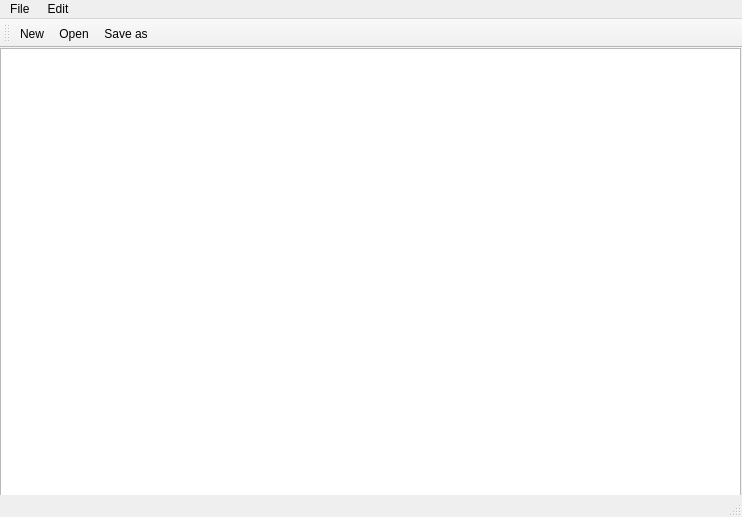
<?xml version="1.0" encoding="UTF-8"?>
<ui version="4.0">
 <class>MainWindow</class>
 <widget class="QMainWindow" name="MainWindow">
  <property name="geometry">
   <rect>
    <x>0</x>
    <y>0</y>
    <width>742</width>
    <height>517</height>
   </rect>
  </property>
  <property name="windowTitle">
   <string>MainWindow</string>
  </property>
  <widget class="QWidget" name="centralwidget">
   <widget class="QWidget" name="verticalLayoutWidget">
    <property name="geometry">
     <rect>
      <x>0</x>
      <y>0</y>
      <width>741</width>
      <height>491</height>
     </rect>
    </property>
    <layout class="QVBoxLayout" name="verticalLayout">
     <item>
      <widget class="QTextEdit" name="textEdit"/>
     </item>
    </layout>
   </widget>
  </widget>
  <widget class="QMenuBar" name="menubar">
   <property name="geometry">
    <rect>
     <x>0</x>
     <y>0</y>
     <width>742</width>
     <height>19</height>
    </rect>
   </property>
   <widget class="QMenu" name="menuFile">
    <property name="title">
     <string>File </string>
    </property>
    <addaction name="actionNew"/>
    <addaction name="actionOpen"/>
    <addaction name="actionSave_as"/>
    <addaction name="actionPrint"/>
    <addaction name="actionExit"/>
   </widget>
   <widget class="QMenu" name="menuEdit">
    <property name="title">
     <string>Edit</string>
    </property>
    <addaction name="actionCopy"/>
    <addaction name="actionPaste"/>
    <addaction name="actionCut"/>
    <addaction name="actionUndo"/>
    <addaction name="actionRedo"/>
   </widget>
   <addaction name="menuFile"/>
   <addaction name="menuEdit"/>
  </widget>
  <widget class="QStatusBar" name="statusbar"/>
  <widget class="QToolBar" name="toolBar">
   <property name="windowTitle">
    <string>toolBar</string>
   </property>
   <attribute name="toolBarArea">
    <enum>TopToolBarArea</enum>
   </attribute>
   <attribute name="toolBarBreak">
    <bool>false</bool>
   </attribute>
   <addaction name="actionNew"/>
   <addaction name="actionOpen"/>
   <addaction name="actionSave_as"/>
  </widget>
  <action name="actionNew">
   <property name="icon">
    <iconset resource="Resource.qrc">
     <normaloff>:/imgs/C:/Users/user/Downloads/Qt/Icons/New.bmp</normaloff>:/imgs/C:/Users/user/Downloads/Qt/Icons/New.bmp</iconset>
   </property>
   <property name="text">
    <string>New</string>
   </property>
  </action>
  <action name="actionOpen">
   <property name="icon">
    <iconset resource="Resource.qrc">
     <normaloff>:/imgs/C:/Users/user/Downloads/Qt/Icons/Open.bmp</normaloff>:/imgs/C:/Users/user/Downloads/Qt/Icons/Open.bmp</iconset>
   </property>
   <property name="text">
    <string>Open</string>
   </property>
  </action>
  <action name="actionSave_as">
   <property name="icon">
    <iconset resource="Resource.qrc">
     <normaloff>:/imgs/C:/Users/user/Downloads/Qt/Icons/Save.bmp</normaloff>:/imgs/C:/Users/user/Downloads/Qt/Icons/Save.bmp</iconset>
   </property>
   <property name="text">
    <string>Save as</string>
   </property>
  </action>
  <action name="actionPrint">
   <property name="text">
    <string>Print</string>
   </property>
  </action>
  <action name="actionExit">
   <property name="text">
    <string>Exit</string>
   </property>
  </action>
  <action name="actionCopy">
   <property name="icon">
    <iconset resource="Resource.qrc">
     <normaloff>:/imgs/C:/Users/user/Downloads/Qt/Icons/Copy.bmp</normaloff>:/imgs/C:/Users/user/Downloads/Qt/Icons/Copy.bmp</iconset>
   </property>
   <property name="text">
    <string>Copy</string>
   </property>
  </action>
  <action name="actionPaste">
   <property name="icon">
    <iconset resource="Resource.qrc">
     <normaloff>:/imgs/C:/Users/user/Downloads/Qt/Icons/Paste.bmp</normaloff>:/imgs/C:/Users/user/Downloads/Qt/Icons/Paste.bmp</iconset>
   </property>
   <property name="text">
    <string>Paste</string>
   </property>
  </action>
  <action name="actionUndo">
   <property name="text">
    <string>Undo</string>
   </property>
  </action>
  <action name="actionRedo">
   <property name="text">
    <string>Redo</string>
   </property>
  </action>
  <action name="actionCut">
   <property name="icon">
    <iconset resource="Resource.qrc">
     <normaloff>:/imgs/C:/Users/user/Downloads/Qt/Icons/Cut.bmp</normaloff>:/imgs/C:/Users/user/Downloads/Qt/Icons/Cut.bmp</iconset>
   </property>
   <property name="text">
    <string>Cut</string>
   </property>
  </action>
 </widget>
 <resources>
  <include location="Resource.qrc"/>
 </resources>
 <connections/>
</ui>
